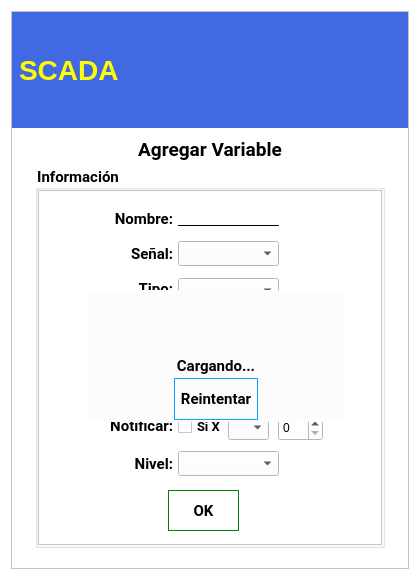
<?xml version="1.0" encoding="UTF-8"?>
<ui version="4.0">
 <class>AgregarVariableModal</class>
 <widget class="QWidget" name="AgregarVariableModal">
  <property name="windowModality">
   <enum>Qt::WindowModal</enum>
  </property>
  <property name="geometry">
   <rect>
    <x>0</x>
    <y>0</y>
    <width>420</width>
    <height>580</height>
   </rect>
  </property>
  <property name="sizePolicy">
   <sizepolicy hsizetype="Preferred" vsizetype="Maximum">
    <horstretch>0</horstretch>
    <verstretch>0</verstretch>
   </sizepolicy>
  </property>
  <property name="font">
   <font>
    <family>Noto Serif</family>
    <pointsize>11</pointsize>
    <weight>75</weight>
    <bold>true</bold>
   </font>
  </property>
  <property name="contextMenuPolicy">
   <enum>Qt::NoContextMenu</enum>
  </property>
  <property name="windowTitle">
   <string>Sistema SCADA</string>
  </property>
  <property name="windowIcon">
   <iconset>
    <normaloff>../../../../../../../../.designer/if_16_1751363.ico</normaloff>../../../../../../../../.designer/if_16_1751363.ico</iconset>
  </property>
  <property name="styleSheet">
   <string notr="true">background-color: rgb(255, 255, 255);</string>
  </property>
  <property name="inputMethodHints">
   <set>Qt::ImhSensitiveData</set>
  </property>
  <layout class="QVBoxLayout" name="verticalLayout">
   <item>
    <widget class="QFrame" name="MainFrame">
     <property name="minimumSize">
      <size>
       <width>0</width>
       <height>0</height>
      </size>
     </property>
     <property name="frameShape">
      <enum>QFrame::StyledPanel</enum>
     </property>
     <property name="frameShadow">
      <enum>QFrame::Raised</enum>
     </property>
     <layout class="QVBoxLayout" name="verticalLayout_2">
      <property name="spacing">
       <number>0</number>
      </property>
      <property name="leftMargin">
       <number>0</number>
      </property>
      <property name="topMargin">
       <number>0</number>
      </property>
      <property name="rightMargin">
       <number>0</number>
      </property>
      <property name="bottomMargin">
       <number>20</number>
      </property>
      <item>
       <widget class="QFrame" name="TitleFrame">
        <property name="maximumSize">
         <size>
          <width>16777215</width>
          <height>116</height>
         </size>
        </property>
        <property name="frameShape">
         <enum>QFrame::NoFrame</enum>
        </property>
        <property name="frameShadow">
         <enum>QFrame::Plain</enum>
        </property>
        <layout class="QGridLayout" name="gridLayout">
         <property name="leftMargin">
          <number>0</number>
         </property>
         <property name="topMargin">
          <number>0</number>
         </property>
         <property name="rightMargin">
          <number>0</number>
         </property>
         <property name="bottomMargin">
          <number>0</number>
         </property>
         <property name="spacing">
          <number>0</number>
         </property>
         <item row="0" column="1">
          <widget class="QLabel" name="lblSCADA">
           <property name="sizePolicy">
            <sizepolicy hsizetype="Minimum" vsizetype="Maximum">
             <horstretch>0</horstretch>
             <verstretch>0</verstretch>
            </sizepolicy>
           </property>
           <property name="minimumSize">
            <size>
             <width>150</width>
             <height>116</height>
            </size>
           </property>
           <property name="maximumSize">
            <size>
             <width>16777215</width>
             <height>116</height>
            </size>
           </property>
           <property name="font">
            <font>
             <pointsize>21</pointsize>
             <weight>75</weight>
             <bold>true</bold>
            </font>
           </property>
           <property name="autoFillBackground">
            <bool>false</bool>
           </property>
           <property name="styleSheet">
            <string notr="true">color: rgb(255, 255, 0);background-color: rgb(65, 105, 225);
margin:0px;</string>
           </property>
           <property name="text">
            <string>SCADA</string>
           </property>
          </widget>
         </item>
         <item row="0" column="2">
          <widget class="QFrame" name="ExitFrame">
           <property name="sizePolicy">
            <sizepolicy hsizetype="Maximum" vsizetype="Minimum">
             <horstretch>0</horstretch>
             <verstretch>0</verstretch>
            </sizepolicy>
           </property>
           <property name="minimumSize">
            <size>
             <width>0</width>
             <height>116</height>
            </size>
           </property>
           <property name="maximumSize">
            <size>
             <width>16777215</width>
             <height>116</height>
            </size>
           </property>
           <property name="styleSheet">
            <string notr="true">background-color: rgb(65, 105, 225);</string>
           </property>
           <property name="frameShape">
            <enum>QFrame::NoFrame</enum>
           </property>
           <property name="frameShadow">
            <enum>QFrame::Plain</enum>
           </property>
           <property name="lineWidth">
            <number>0</number>
           </property>
           <layout class="QGridLayout" name="gridLayout_4">
            <property name="leftMargin">
             <number>0</number>
            </property>
            <property name="topMargin">
             <number>0</number>
            </property>
            <property name="rightMargin">
             <number>0</number>
            </property>
            <property name="bottomMargin">
             <number>0</number>
            </property>
            <property name="spacing">
             <number>0</number>
            </property>
            <item row="0" column="0" rowspan="2">
             <widget class="QLabel" name="lblIIE">
              <property name="sizePolicy">
               <sizepolicy hsizetype="Maximum" vsizetype="Preferred">
                <horstretch>0</horstretch>
                <verstretch>0</verstretch>
               </sizepolicy>
              </property>
              <property name="maximumSize">
               <size>
                <width>16777215</width>
                <height>116</height>
               </size>
              </property>
              <property name="styleSheet">
               <string notr="true">background-color: rgb(65, 105, 225);
margin:0px;</string>
              </property>
              <property name="text">
               <string/>
              </property>
              <property name="pixmap">
               <pixmap resource="../../resources/resources.qrc">:/source/img/iiie.png</pixmap>
              </property>
              <property name="scaledContents">
               <bool>false</bool>
              </property>
              <property name="alignment">
               <set>Qt::AlignCenter</set>
              </property>
             </widget>
            </item>
            <item row="0" column="1">
             <widget class="QPushButton" name="btnExit">
              <property name="sizePolicy">
               <sizepolicy hsizetype="Maximum" vsizetype="Maximum">
                <horstretch>0</horstretch>
                <verstretch>0</verstretch>
               </sizepolicy>
              </property>
              <property name="maximumSize">
               <size>
                <width>32</width>
                <height>32</height>
               </size>
              </property>
              <property name="layoutDirection">
               <enum>Qt::RightToLeft</enum>
              </property>
              <property name="text">
               <string/>
              </property>
              <property name="icon">
               <iconset resource="../../resources/resources.qrc">
                <normaloff>:/source/img/Cancelar.png</normaloff>:/source/img/Cancelar.png</iconset>
              </property>
              <property name="iconSize">
               <size>
                <width>24</width>
                <height>24</height>
               </size>
              </property>
              <property name="flat">
               <bool>true</bool>
              </property>
             </widget>
            </item>
           </layout>
          </widget>
         </item>
         <item row="0" column="0">
          <widget class="QLabel" name="lblUDB">
           <property name="sizePolicy">
            <sizepolicy hsizetype="Maximum" vsizetype="Maximum">
             <horstretch>0</horstretch>
             <verstretch>0</verstretch>
            </sizepolicy>
           </property>
           <property name="minimumSize">
            <size>
             <width>0</width>
             <height>116</height>
            </size>
           </property>
           <property name="maximumSize">
            <size>
             <width>16777215</width>
             <height>116</height>
            </size>
           </property>
           <property name="styleSheet">
            <string notr="true">background-color: rgb(65, 105, 225);
margin:0px;</string>
           </property>
           <property name="frameShape">
            <enum>QFrame::NoFrame</enum>
           </property>
           <property name="text">
            <string/>
           </property>
           <property name="pixmap">
            <pixmap resource="../../resources/resources.qrc">:/source/img/logo.png</pixmap>
           </property>
           <property name="alignment">
            <set>Qt::AlignRight|Qt::AlignTrailing|Qt::AlignVCenter</set>
           </property>
          </widget>
         </item>
        </layout>
       </widget>
      </item>
      <item>
       <widget class="QLabel" name="lblTitle">
        <property name="sizePolicy">
         <sizepolicy hsizetype="Minimum" vsizetype="Maximum">
          <horstretch>0</horstretch>
          <verstretch>0</verstretch>
         </sizepolicy>
        </property>
        <property name="maximumSize">
         <size>
          <width>16777215</width>
          <height>38</height>
         </size>
        </property>
        <property name="font">
         <font>
          <family>Roboto</family>
          <pointsize>14</pointsize>
          <weight>75</weight>
          <bold>true</bold>
         </font>
        </property>
        <property name="styleSheet">
         <string notr="true">margin-top:5px;</string>
        </property>
        <property name="text">
         <string>Agregar Variable</string>
        </property>
        <property name="alignment">
         <set>Qt::AlignCenter</set>
        </property>
       </widget>
      </item>
      <item alignment="Qt::AlignHCenter">
       <widget class="QGroupBox" name="ContentBox">
        <property name="sizePolicy">
         <sizepolicy hsizetype="Preferred" vsizetype="Minimum">
          <horstretch>0</horstretch>
          <verstretch>0</verstretch>
         </sizepolicy>
        </property>
        <property name="minimumSize">
         <size>
          <width>350</width>
          <height>0</height>
         </size>
        </property>
        <property name="maximumSize">
         <size>
          <width>350</width>
          <height>16777215</height>
         </size>
        </property>
        <property name="font">
         <font>
          <family>Roboto</family>
          <pointsize>11</pointsize>
          <weight>75</weight>
          <bold>true</bold>
         </font>
        </property>
        <property name="styleSheet">
         <string notr="true">background-color: rgb(255, 255, 255);</string>
        </property>
        <property name="title">
         <string>Información</string>
        </property>
        <property name="alignment">
         <set>Qt::AlignBottom|Qt::AlignLeading|Qt::AlignLeft</set>
        </property>
        <property name="flat">
         <bool>true</bool>
        </property>
        <layout class="QVBoxLayout" name="ContentLayout">
         <property name="spacing">
          <number>0</number>
         </property>
         <property name="leftMargin">
          <number>0</number>
         </property>
         <property name="topMargin">
          <number>0</number>
         </property>
         <property name="rightMargin">
          <number>0</number>
         </property>
         <property name="bottomMargin">
          <number>0</number>
         </property>
         <item>
          <widget class="QFrame" name="ContentFrame">
           <property name="frameShape">
            <enum>QFrame::StyledPanel</enum>
           </property>
           <property name="frameShadow">
            <enum>QFrame::Raised</enum>
           </property>
           <widget class="QLineEdit" name="txtNombre">
            <property name="geometry">
             <rect>
              <x>140</x>
              <y>15</y>
              <width>101</width>
              <height>21</height>
             </rect>
            </property>
            <property name="styleSheet">
             <string notr="true">border-bottom:1px solid black;border-top:none;</string>
            </property>
           </widget>
           <widget class="QLabel" name="label_8">
            <property name="geometry">
             <rect>
              <x>60</x>
              <y>265</y>
              <width>75</width>
              <height>17</height>
             </rect>
            </property>
            <property name="font">
             <font>
              <family>Roboto</family>
              <pointsize>11</pointsize>
              <weight>75</weight>
              <bold>true</bold>
             </font>
            </property>
            <property name="text">
             <string>Nivel:</string>
            </property>
            <property name="alignment">
             <set>Qt::AlignRight|Qt::AlignTrailing|Qt::AlignVCenter</set>
            </property>
           </widget>
           <widget class="QLabel" name="lblNombre">
            <property name="geometry">
             <rect>
              <x>60</x>
              <y>20</y>
              <width>75</width>
              <height>17</height>
             </rect>
            </property>
            <property name="font">
             <font>
              <family>Roboto</family>
              <pointsize>11</pointsize>
              <weight>75</weight>
              <bold>true</bold>
             </font>
            </property>
            <property name="text">
             <string>Nombre:</string>
            </property>
            <property name="alignment">
             <set>Qt::AlignRight|Qt::AlignTrailing|Qt::AlignVCenter</set>
            </property>
           </widget>
           <widget class="QCheckBox" name="boxNotificar">
            <property name="geometry">
             <rect>
              <x>140</x>
              <y>225</y>
              <width>51</width>
              <height>23</height>
             </rect>
            </property>
            <property name="font">
             <font>
              <family>Roboto</family>
              <pointsize>10</pointsize>
              <weight>75</weight>
              <bold>true</bold>
             </font>
            </property>
            <property name="text">
             <string>Si X</string>
            </property>
           </widget>
           <widget class="QComboBox" name="cmbNotificar">
            <property name="geometry">
             <rect>
              <x>190</x>
              <y>225</y>
              <width>41</width>
              <height>25</height>
             </rect>
            </property>
           </widget>
           <widget class="QLabel" name="label_9">
            <property name="geometry">
             <rect>
              <x>60</x>
              <y>193</y>
              <width>75</width>
              <height>17</height>
             </rect>
            </property>
            <property name="font">
             <font>
              <family>Roboto</family>
              <pointsize>11</pointsize>
              <weight>75</weight>
              <bold>true</bold>
             </font>
            </property>
            <property name="text">
             <string>Expresion:</string>
            </property>
            <property name="alignment">
             <set>Qt::AlignRight|Qt::AlignTrailing|Qt::AlignVCenter</set>
            </property>
           </widget>
           <widget class="QComboBox" name="cmbVariable">
            <property name="geometry">
             <rect>
              <x>140</x>
              <y>122</y>
              <width>101</width>
              <height>25</height>
             </rect>
            </property>
           </widget>
           <widget class="QLabel" name="label_10">
            <property name="geometry">
             <rect>
              <x>60</x>
              <y>227</y>
              <width>75</width>
              <height>17</height>
             </rect>
            </property>
            <property name="font">
             <font>
              <family>Roboto</family>
              <pointsize>11</pointsize>
              <weight>75</weight>
              <bold>true</bold>
             </font>
            </property>
            <property name="text">
             <string>Notificar:</string>
            </property>
            <property name="alignment">
             <set>Qt::AlignRight|Qt::AlignTrailing|Qt::AlignVCenter</set>
            </property>
           </widget>
           <widget class="QLabel" name="label_11">
            <property name="geometry">
             <rect>
              <x>60</x>
              <y>160</y>
              <width>75</width>
              <height>17</height>
             </rect>
            </property>
            <property name="font">
             <font>
              <family>Roboto</family>
              <pointsize>11</pointsize>
              <weight>75</weight>
              <bold>true</bold>
             </font>
            </property>
            <property name="text">
             <string>Color:</string>
            </property>
            <property name="alignment">
             <set>Qt::AlignRight|Qt::AlignTrailing|Qt::AlignVCenter</set>
            </property>
           </widget>
           <widget class="QLabel" name="label_12">
            <property name="geometry">
             <rect>
              <x>60</x>
              <y>125</y>
              <width>75</width>
              <height>17</height>
             </rect>
            </property>
            <property name="font">
             <font>
              <family>Roboto</family>
              <pointsize>11</pointsize>
              <weight>75</weight>
              <bold>true</bold>
             </font>
            </property>
            <property name="text">
             <string>Variable:</string>
            </property>
            <property name="alignment">
             <set>Qt::AlignRight|Qt::AlignTrailing|Qt::AlignVCenter</set>
            </property>
           </widget>
           <widget class="QLineEdit" name="txtExpresion">
            <property name="geometry">
             <rect>
              <x>140</x>
              <y>187</y>
              <width>101</width>
              <height>21</height>
             </rect>
            </property>
            <property name="styleSheet">
             <string notr="true">border-bottom:1px solid black;border-top:none;</string>
            </property>
           </widget>
           <widget class="QComboBox" name="cmbNivel">
            <property name="geometry">
             <rect>
              <x>140</x>
              <y>261</y>
              <width>101</width>
              <height>25</height>
             </rect>
            </property>
           </widget>
           <widget class="QPushButton" name="btnAceptar_2">
            <property name="geometry">
             <rect>
              <x>130</x>
              <y>300</y>
              <width>71</width>
              <height>41</height>
             </rect>
            </property>
            <property name="font">
             <font>
              <family>Roboto</family>
              <pointsize>11</pointsize>
              <weight>75</weight>
              <bold>true</bold>
             </font>
            </property>
            <property name="styleSheet">
             <string notr="true">border:1px solid green;</string>
            </property>
            <property name="text">
             <string>OK</string>
            </property>
            <property name="icon">
             <iconset resource="../../resources/resources.qrc">
              <normaloff>:/source/img/OK.png</normaloff>:/source/img/OK.png</iconset>
            </property>
            <property name="iconSize">
             <size>
              <width>24</width>
              <height>24</height>
             </size>
            </property>
            <property name="shortcut">
             <string notr="true"/>
            </property>
            <property name="checkable">
             <bool>false</bool>
            </property>
            <property name="flat">
             <bool>true</bool>
            </property>
           </widget>
           <widget class="QLabel" name="label_13">
            <property name="geometry">
             <rect>
              <x>60</x>
              <y>90</y>
              <width>75</width>
              <height>17</height>
             </rect>
            </property>
            <property name="font">
             <font>
              <family>Roboto</family>
              <pointsize>11</pointsize>
              <weight>75</weight>
              <bold>true</bold>
             </font>
            </property>
            <property name="text">
             <string>Tipo:</string>
            </property>
            <property name="alignment">
             <set>Qt::AlignRight|Qt::AlignTrailing|Qt::AlignVCenter</set>
            </property>
           </widget>
           <widget class="QSpinBox" name="txtNotificar">
            <property name="geometry">
             <rect>
              <x>240</x>
              <y>225</y>
              <width>45</width>
              <height>26</height>
             </rect>
            </property>
           </widget>
           <widget class="QComboBox" name="cmbSenal">
            <property name="geometry">
             <rect>
              <x>140</x>
              <y>51</y>
              <width>101</width>
              <height>25</height>
             </rect>
            </property>
           </widget>
           <widget class="QComboBox" name="cmbTipo">
            <property name="geometry">
             <rect>
              <x>140</x>
              <y>88</y>
              <width>101</width>
              <height>25</height>
             </rect>
            </property>
           </widget>
           <widget class="QLabel" name="label_14">
            <property name="geometry">
             <rect>
              <x>60</x>
              <y>55</y>
              <width>75</width>
              <height>17</height>
             </rect>
            </property>
            <property name="font">
             <font>
              <family>Roboto</family>
              <pointsize>11</pointsize>
              <weight>75</weight>
              <bold>true</bold>
             </font>
            </property>
            <property name="text">
             <string>Señal:</string>
            </property>
            <property name="alignment">
             <set>Qt::AlignRight|Qt::AlignTrailing|Qt::AlignVCenter</set>
            </property>
           </widget>
           <widget class="QComboBox" name="cmbColor">
            <property name="geometry">
             <rect>
              <x>140</x>
              <y>156</y>
              <width>101</width>
              <height>25</height>
             </rect>
            </property>
           </widget>
           <widget class="QFrame" name="UtilsFrame">
            <property name="geometry">
             <rect>
              <x>50</x>
              <y>100</y>
              <width>256</width>
              <height>132</height>
             </rect>
            </property>
            <property name="minimumSize">
             <size>
              <width>256</width>
              <height>132</height>
             </size>
            </property>
            <property name="maximumSize">
             <size>
              <width>128</width>
              <height>128</height>
             </size>
            </property>
            <property name="styleSheet">
             <string notr="true">background-color: rgb(252, 252, 252);</string>
            </property>
            <property name="frameShape">
             <enum>QFrame::NoFrame</enum>
            </property>
            <property name="frameShadow">
             <enum>QFrame::Plain</enum>
            </property>
            <property name="lineWidth">
             <number>0</number>
            </property>
            <layout class="QVBoxLayout" name="utilsLayout">
             <property name="spacing">
              <number>0</number>
             </property>
             <property name="leftMargin">
              <number>0</number>
             </property>
             <property name="topMargin">
              <number>0</number>
             </property>
             <property name="rightMargin">
              <number>0</number>
             </property>
             <property name="bottomMargin">
              <number>0</number>
             </property>
             <item alignment="Qt::AlignHCenter">
              <widget class="QLabel" name="Status">
               <property name="maximumSize">
                <size>
                 <width>64</width>
                 <height>64</height>
                </size>
               </property>
               <property name="text">
                <string/>
               </property>
               <property name="pixmap">
                <pixmap resource="../../resources/resources.qrc">:/source/img/Cargando.gif</pixmap>
               </property>
               <property name="scaledContents">
                <bool>true</bool>
               </property>
              </widget>
             </item>
             <item>
              <widget class="QLabel" name="lblStatus">
               <property name="maximumSize">
                <size>
                 <width>16777215</width>
                 <height>24</height>
                </size>
               </property>
               <property name="font">
                <font>
                 <family>Roboto</family>
                 <pointsize>11</pointsize>
                 <weight>75</weight>
                 <bold>true</bold>
                </font>
               </property>
               <property name="text">
                <string>Cargando...</string>
               </property>
               <property name="alignment">
                <set>Qt::AlignCenter</set>
               </property>
              </widget>
             </item>
             <item alignment="Qt::AlignHCenter">
              <widget class="QPushButton" name="btnReload">
               <property name="minimumSize">
                <size>
                 <width>0</width>
                 <height>16</height>
                </size>
               </property>
               <property name="maximumSize">
                <size>
                 <width>132</width>
                 <height>42</height>
                </size>
               </property>
               <property name="font">
                <font>
                 <family>Roboto</family>
                 <pointsize>11</pointsize>
                 <weight>75</weight>
                 <bold>true</bold>
                </font>
               </property>
               <property name="styleSheet">
                <string notr="true">border: 1px solid rgb(0, 170, 255);padding:5px;</string>
               </property>
               <property name="text">
                <string>Reintentar</string>
               </property>
               <property name="icon">
                <iconset resource="../../resources/resources.qrc">
                 <normaloff>:/source/img/retry.png</normaloff>:/source/img/retry.png</iconset>
               </property>
               <property name="iconSize">
                <size>
                 <width>24</width>
                 <height>24</height>
                </size>
               </property>
               <property name="flat">
                <bool>true</bool>
               </property>
              </widget>
             </item>
            </layout>
           </widget>
          </widget>
         </item>
        </layout>
       </widget>
      </item>
     </layout>
    </widget>
   </item>
  </layout>
 </widget>
 <resources>
  <include location="../../resources/resources.qrc"/>
  <include location="../../resources/resources.qrc"/>
  <include location="../../resources/resources.qrc"/>
  <include location="../../resources/resources.qrc"/>
 </resources>
 <connections/>
</ui>
